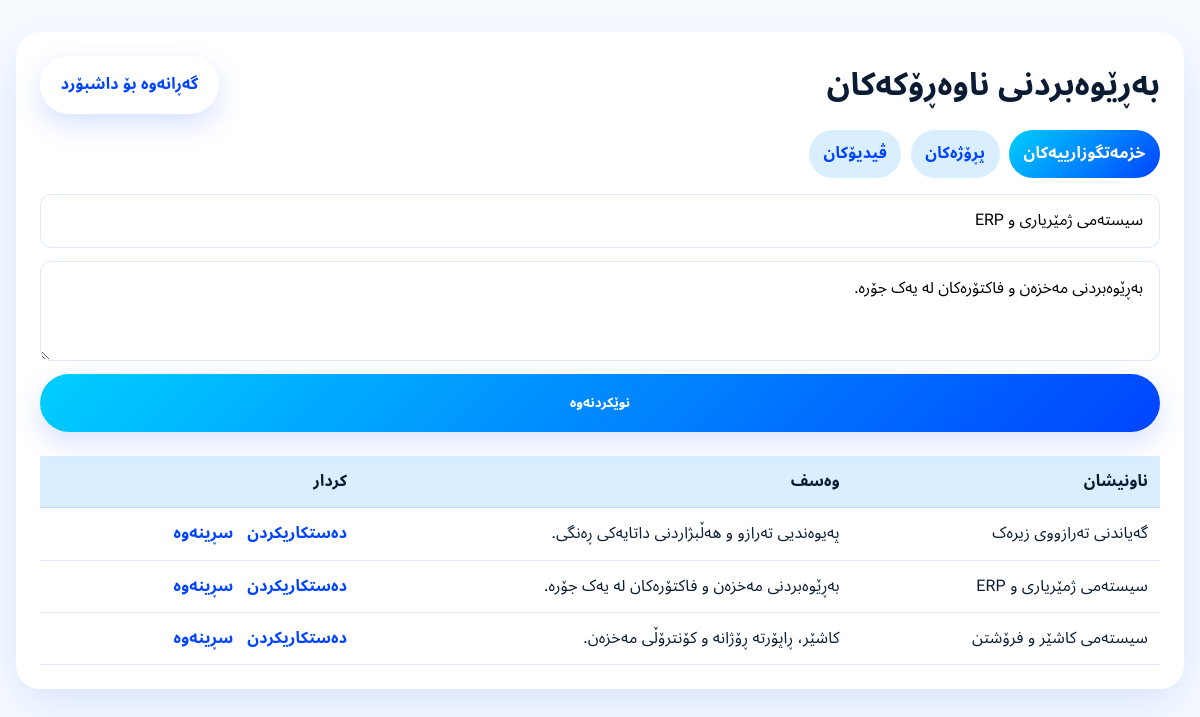
Screenshot of /admin/manage.php?section=services&action=edit&id=2 (signed in) with the database file from the repository.
### tables this page shows
CREATE TABLE IF NOT EXISTS services (
  id INT AUTO_INCREMENT PRIMARY KEY,
  title VARCHAR(200) NOT NULL,
  description TEXT NOT NULL,
  created_at TIMESTAMP DEFAULT CURRENT_TIMESTAMP
);

### admin/manage.php (the view, shortened to what this page needs)
<?php
$conn = getDbConnection();
$section = $_GET['section'] ?? 'services';
$action = $_GET['action'] ?? 'list';
$id = (int)($_GET['id'] ?? 0);
$record = null;
if ($action === 'edit' && $id) {
    if ($section === 'services') {
        $result = mysqli_query($conn, "SELECT * FROM services WHERE id=$id");
        $record = mysqli_fetch_assoc($result);
    } elseif ($section === 'projects') {
        $result = mysqli_query($conn, "SELECT * FROM projects WHERE id=$id");
        $record = mysqli_fetch_assoc($result);
    } elseif ($section === 'videos') {
        $result = mysqli_query($conn, "SELECT * FROM videos WHERE id=$id");
        $record = mysqli_fetch_assoc($result);
    }
}
$items = [];
if ($section === 'services') {
    $result = mysqli_query($conn, 'SELECT * FROM services ORDER BY id DESC');
    while ($row = mysqli_fetch_assoc($result)) $items[] = $row;
} elseif ($section === 'projects') {
    $result = mysqli_query($conn, 'SELECT * FROM projects ORDER BY id DESC');
    while ($row = mysqli_fetch_assoc($result)) $items[] = $row;
} elseif ($section === 'videos') {
    $result = mysqli_query($conn, 'SELECT * FROM videos ORDER BY id DESC');
    while ($row = mysqli_fetch_assoc($result)) $items[] = $row;
}
?>
<!DOCTYPE html>
<html lang="ckb" dir="rtl">
<head>
  <link rel="stylesheet" href="../assets/style.css" />
</head>
<body>
  <div class="admin-shell">
    <div class="topbar">
      <h1>بەڕێوەبردنی ناوەڕۆکەکان</h1>
      <a class="btn btn-secondary" href="dashboard.php">گەڕانەوە بۆ داشبۆرد</a>
    </div>
    <div class="tabs">
      <a href="manage.php?section=services" class="<?= $section === 'services' ? 'active' : '' ?>">خزمەتگوزارییەکان</a>
      <a href="manage.php?section=projects" class="<?= $section === 'projects' ? 'active' : '' ?>">پڕۆژەکان</a>
      <a href="manage.php?section=videos" class="<?= $section === 'videos' ? 'active' : '' ?>">ڤیدیۆکان</a>
    </div>
    <form method="post" enctype="multipart/form-data">
      <input type="text" name="title" placeholder="ناونیشان" value="<?= htmlspecialchars($record['title'] ?? '', ENT_QUOTES, 'UTF-8') ?>" required />
      <textarea name="description" placeholder="وەسف" required><?= htmlspecialchars($record['description'] ?? '', ENT_QUOTES, 'UTF-8') ?></textarea>
      <button class="btn btn-primary" type="submit"><?= $action === 'edit' ? 'نوێکردنەوە' : 'زیادکردن' ?></button>
    </form>
    <table>
      <thead>
        <tr>
          <th>ناونیشان</th>
          <th>وەسف</th>
          <th>کردار</th>
        </tr>
      </thead>
      <tbody>
        <?php foreach ($items as $item): ?>
          <tr>
            <td><?= htmlspecialchars($item['title'], ENT_QUOTES, 'UTF-8') ?></td>
            <td><?= htmlspecialchars($item['description'], ENT_QUOTES, 'UTF-8') ?></td>
            <td class="actions">
              <a href="manage.php?section=<?= $section ?>&action=edit&id=<?= $item['id'] ?>">دەستکاریکردن</a>
              <a href="manage.php?section=<?= $section ?>&delete=<?= $item['id'] ?>" onclick="return confirm('دڵنیایت؟')">سڕینەوە</a>
            </td>
          </tr>
        <?php endforeach; ?>
      </tbody>
    </table>
  </div>
</body>
</html>

### assets/style.css (style rules this page uses)
:root { --primary-deep: #0044ff; --primary-blue: #00a2ff; --accent-cyan: #00cfff; --pale-blue: #d9eeff; --bg: #f7fbff; --surface: #ffffff; --text: #0a1b33; --muted: #5f728f; --border: rgba(0, 68, 255, 0.12); --shadow: 0 16px 45px rgba(0, 68, 255, 0.12); --radius-lg: 24px; --radius-md: 16px; --radius-sm: 12px; --max-width: 1180px; --bg-gradient-end: #ffffff; --header-bg: rgba(247, 251, 255, 0.86); --header-border: rgba(0, 68, 255, 0.08); --card-solid: #ffffff; --chip-bg: rgba(217, 238, 255, 0.7); --hero-card-bg: linear-gradient(145deg, rgba(255, 255, 255, 0.95), rgba(217, 238, 255, 0.82)); --hero-item-bg: rgba(255, 255, 255, 0.8); --hero-item-border: rgba(0, 68, 255, 0.08); --stat-bg: linear-gradient(135deg, rgba(217, 238, 255, 0.6), rgba(255, 255, 255, 0.9)); --input-bg: #fdfefe; --input-border: rgba(0, 68, 255, 0.14); }
html, body, .site-header, .site-footer, .service-card, .portfolio-card, .video-card, .hero-card { transition: background 0.25s ease, color 0.25s ease, border-color 0.25s ease, box-shadow 0.25s ease; }
* { box-sizing: border-box; margin: 0; padding: 0; }
html { scroll-behavior: smooth; }
body { font-family: 'Noto Sans Arabic', 'Amiri', 'Scheherazade New', 'Segoe UI', Tahoma, Arial, sans-serif; font-weight: 400; letter-spacing: 0.01em; -webkit-font-smoothing: antialiased; -moz-osx-font-smoothing: grayscale; text-rendering: optimizeLegibility; background: linear-gradient(180deg, var(--bg) 0%, var(--bg-gradient-end) 100%); color: var(--text); line-height: 1.7; overflow-x: hidden; }
h1, h2, h3, h4, h5, h6, p, span, a, button, input, textarea, select { font-family: inherit; }
a { color: inherit; text-decoration: none; }
.btn { display: inline-flex; align-items: center; justify-content: center; gap: 0.6rem; border: 0; border-radius: 999px; padding: 0.95rem 1.3rem; font-weight: 700; cursor: pointer; transition: 0.3s ease; box-shadow: 0 10px 28px rgba(0, 68, 255, 0.16); }
.btn-primary { background: linear-gradient(135deg, var(--accent-cyan), var(--primary-deep)); color: white; }
.btn-secondary { background: var(--card-solid); color: var(--primary-deep); }

### admin/manage.php (style rules this page uses)
body { background: var(--bg); }
.admin-shell { width: min(1200px, calc(100% - 2rem)); margin: 2rem auto; background: white; border-radius: 24px; padding: 1.5rem; box-shadow: var(--shadow); }
.topbar { display: flex; justify-content: space-between; align-items: center; gap: 1rem; margin-bottom: 1rem; }
.tabs { display: flex; flex-wrap: wrap; gap: 0.6rem; margin-bottom: 1rem; }
.tabs a { padding: 0.65rem 0.9rem; border-radius: 999px; background: var(--pale-blue); color: var(--primary-deep); font-weight: 700; }
.tabs a.active { background: linear-gradient(135deg, var(--accent-cyan), var(--primary-deep)); color: white; }
form { display: grid; gap: 0.8rem; margin-bottom: 1.5rem; }
input, textarea, select { width: 100%; padding: 0.8rem 1rem; border-radius: 12px; border: 1px solid var(--border); font: inherit; }
textarea { min-height: 100px; }
table { width: 100%; border-collapse: collapse; }
th, td { border-bottom: 1px solid var(--border); padding: 0.75rem; text-align: right; vertical-align: top; }
th { background: var(--pale-blue); }
.actions a { color: var(--primary-deep); font-weight: 700; margin-left: 0.6rem; }

### rows the page displays
services: title "سیستەمی ژمێریاری و ERP", description "بەڕێوەبردنی مەخزەن و فاکتۆرەکان لە یەک جۆرە."
services: title "گەیاندنی تەرازووی زیرەک", description "پەیوەندیی تەرازو و هەڵبژاردنی داتایەکی ڕەنگی."
services: title "سیستەمی کاشێر و فرۆشتن", description "کاشێر، ڕاپۆرتە ڕۆژانە و کۆنترۆڵی مەخزەن."
